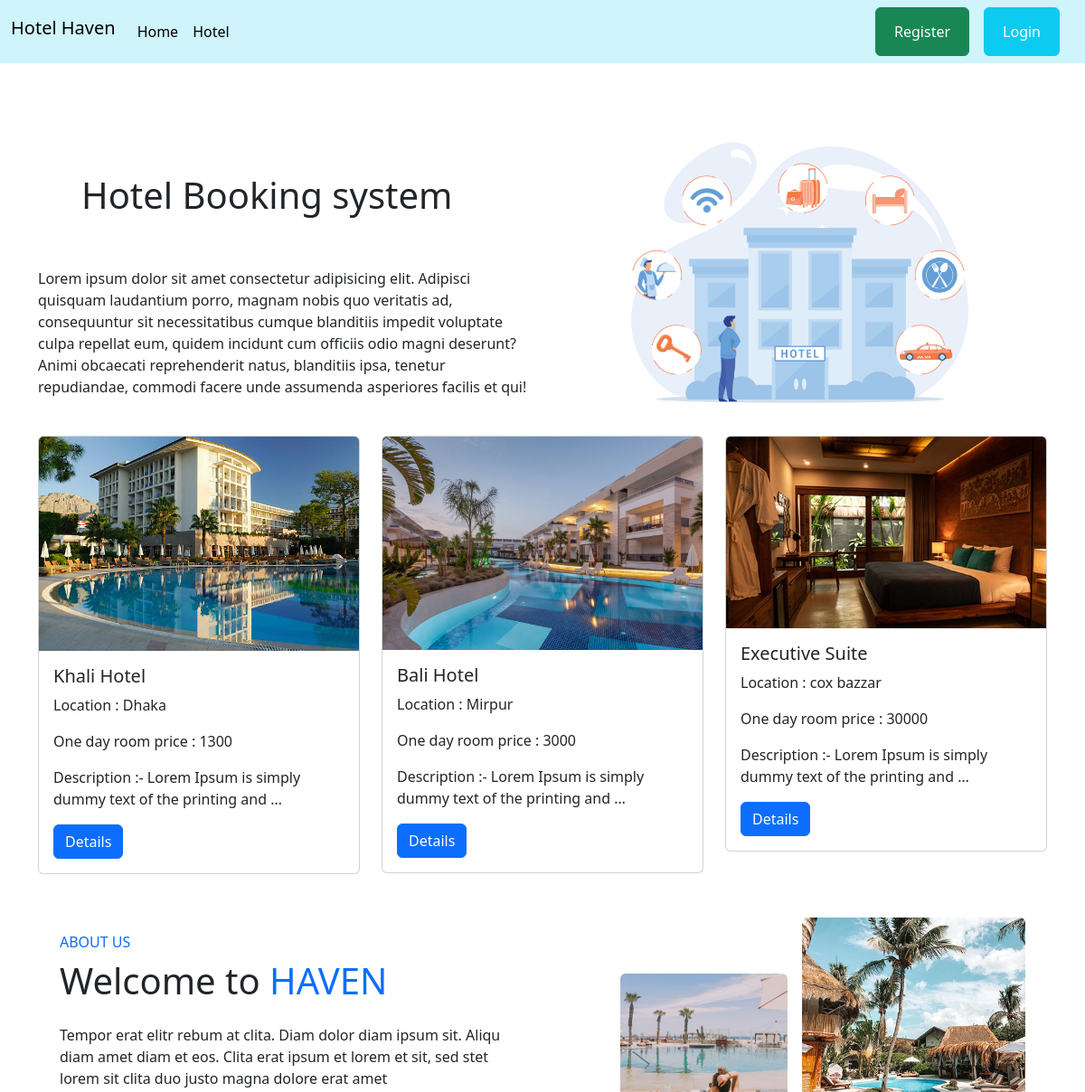
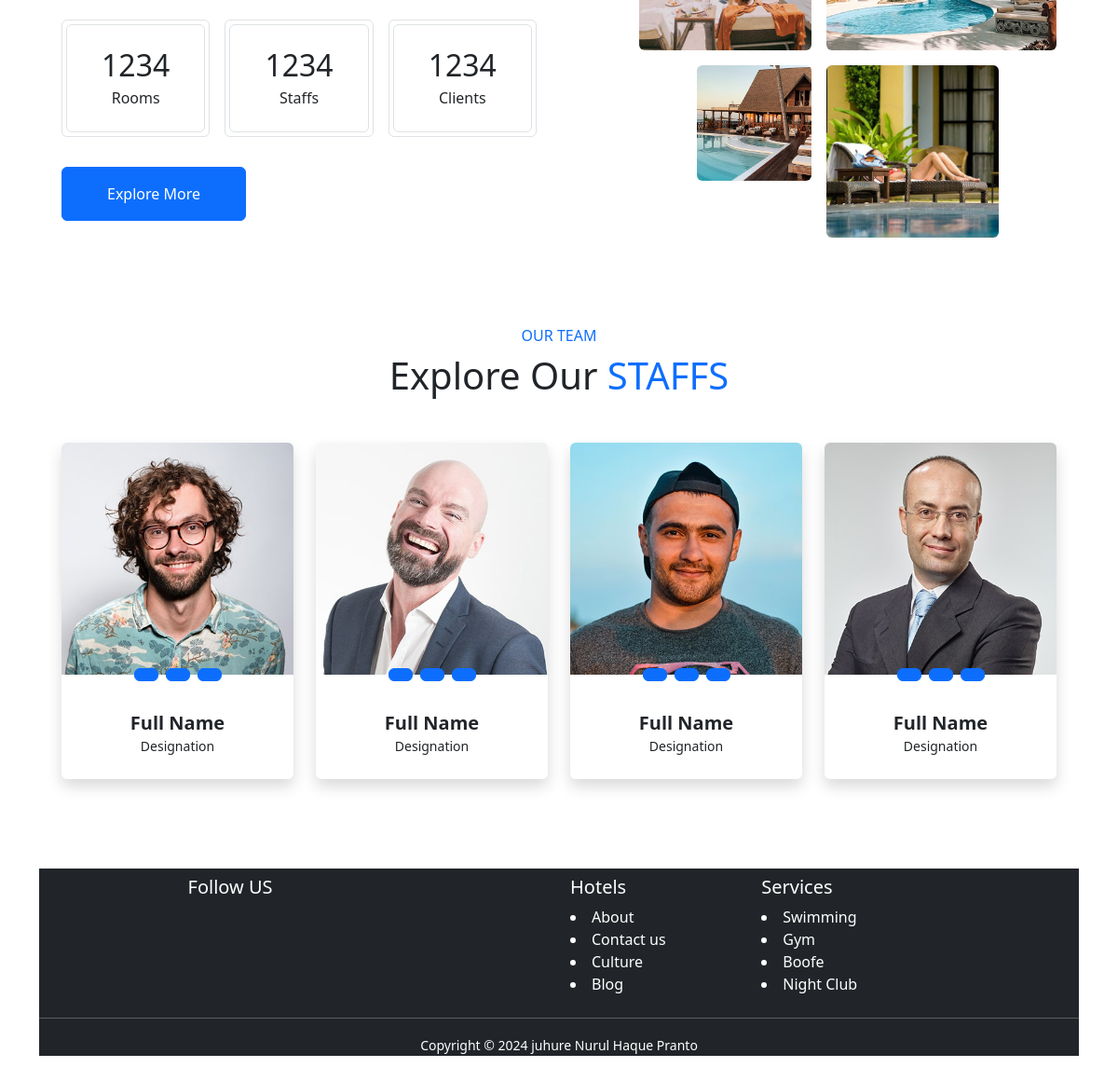
The page / on the database its author committed (2 pictures, top to bottom).
### hotel/models.py (models this page shows)
class HotelModel(models.Model):
    hotel_name = models.CharField(max_length=100)
    location = models.CharField(max_length=200)
    fee = models.IntegerField()
    description = models.TextField()
    image = models.ImageField(upload_to='hotel/images/')
    category = models.ForeignKey(CategoryModel, on_delete=models.CASCADE,null=True, blank=True)

### core/views.py (the view)
# urls.py: path('', views.homeview, name='home'),
def homeview(request):
    data = HotelModel.objects.all()
    return render(request, 'index.html', {'data':data})

### core/templates/index.html (shortened to what this page needs)
{% extends "base.html" %} {% load static %}  {% block content %}
<div class="container mb-5">
  <div class="row mt-5 d-flex align-items-center">
    <div class="col-6">
      <h1 class="p-5">Hotel Booking system</h1>
      <p>
        Lorem ipsum dolor sit amet consectetur adipisicing elit. Adipisci
        quisquam laudantium porro, magnam nobis quo veritatis ad, consequuntur
        sit necessitatibus cumque blanditiis impedit voluptate culpa repellat
        eum, quidem incidunt cum officiis odio magni deserunt? Animi obcaecati
        reprehenderit natus, blanditiis ipsa, tenetur repudiandae, commodi
        facere unde assumenda asperiores facilis et qui!
      </p>
    </div>
    <div class="col-6 ml-3">
      <img class="img-fluid" src="{% static "hotel.jpg" %}" alt="banar">
    </div>
  </div>
  <div class="row row-cols-1 row-cols-md-3 g-4">
    {% for i in data|slice:":3" %}
    <div class="col">
      <div class="card">
        <img src="{{i.image.url}}" class="card-img-top" alt="..." />
        <div class="card-body">
          <h5 class="card-title">{{i.hotel_name}}</h5>
          <p>Location : {{i.location}}</p>
          <p>One day room price : {{i.fee}}</p>
          <p class="card-text">
            Description :- {{i.description | truncatewords:10}}
          </p>
          <a class="btn btn-primary" href="{% url 'details' i.id %}">Details</a>
        </div>
      </div>
    </div>
    {% endfor %}
  </div>
  {% include "about.html" %}
</div>
{% endblock content %}

### rows shown on the page
HotelModel: image (picture), hotel_name "Khali Hotel", location "Dhaka", fee "1300", description "Lorem Ipsum is simply dummy text of the printing and …"
HotelModel: image (picture), hotel_name "Bali Hotel", location "Mirpur", fee "3000", description "Lorem Ipsum is simply dummy text of the printing and …"
HotelModel: image (picture), hotel_name "Executive Suite", location "cox bazzar", fee "30000", description "Lorem Ipsum is simply dummy text of the printing and …"
